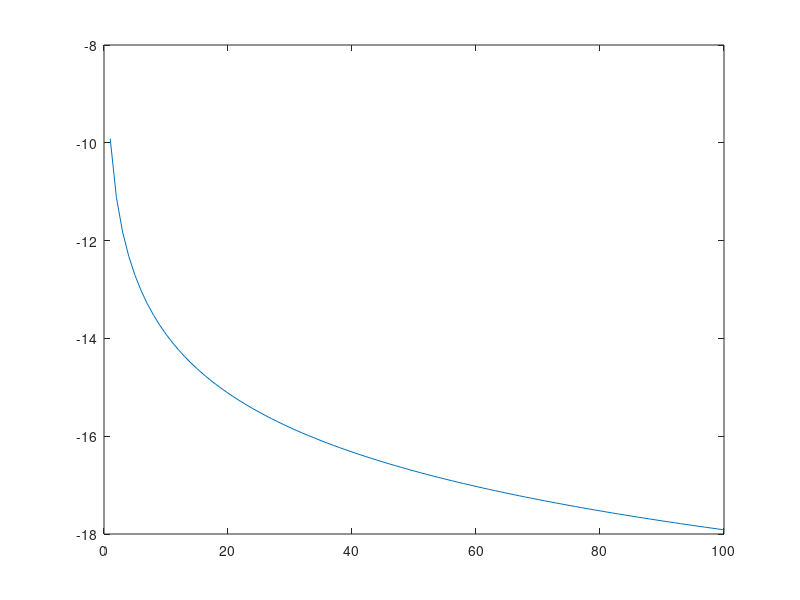

Source code (MATLAB):
d_RSSI = (1:1:100);
h_sender = 0.077;
h_receiver = 0.069;
c = 299792.458;
lambda = c/433.000000;
pl = 1;

pl_2_ray=zeros(1,length(d_RSSI))
dc=4*h_sender*h_receiver/lambda;

for i=1:length(d_RSSI)
    if (d_RSSI(i)<h_sender)
        pl_2_ray (i) = -log10((((4*pi)^2)*pl*((d_RSSI(i))^2 + (h_sender/1000)^2))/(3*3*lambda^2));
    elseif (d_RSSI(i)<=dc)
        pl_2_ray (i) = -log10((((4*pi)^2)*pl*((d_RSSI(i))^2))/(3*3*lambda^2));
    else
        pl_2_ray (i) = -log10(((d_RSSI(i))^4)*pl/(3*3*lambda^2*(h_sender/1000)^2*(h_receiver/1000)^2));
    end
end
    

plot(d_RSSI,pl_2_ray);
    
    
    
    